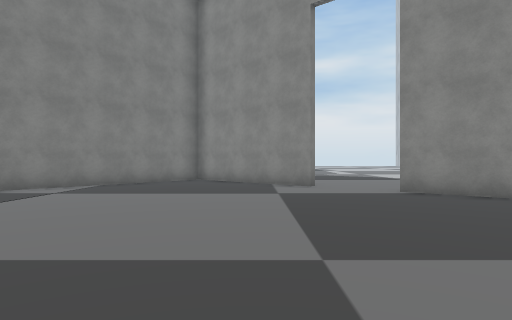
view 1 (above)

18 first-person views from a walk through a Unity game level. The camera is 1.5 m above the floor, looks level and sees 75° across. The floor is counted in squares, 2 m on a side. Each view is taken from the middle of a square. On the plan, view 1 faces up. The plan holds only what a view shows up to about 11 squares ahead; the rest is blank. The place goes on beyond the plan. The player character is not drawn. Some surface patterns are stand-ins.

view 2
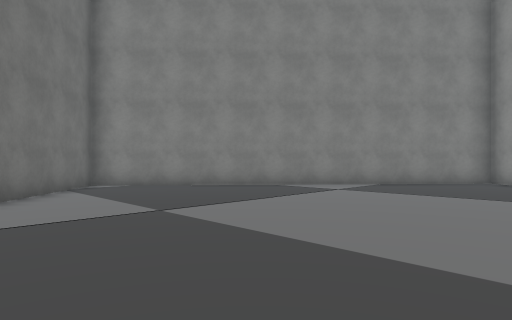

view 3
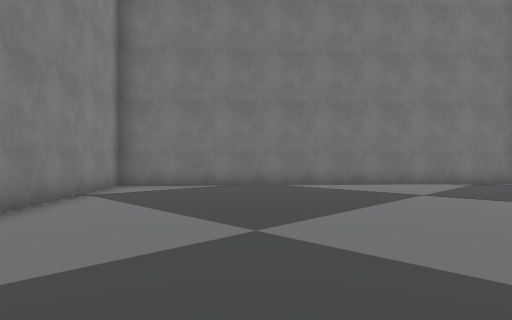

view 4
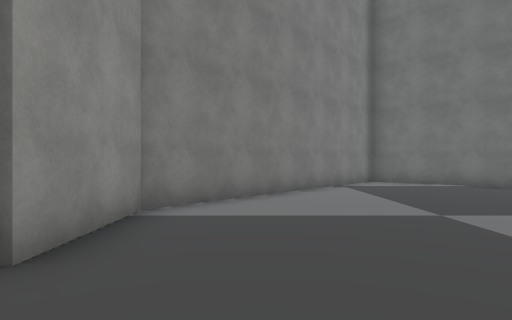

view 5
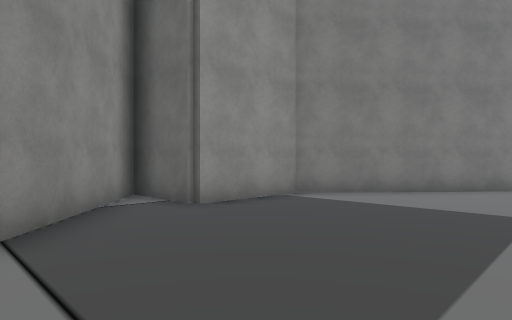

view 6
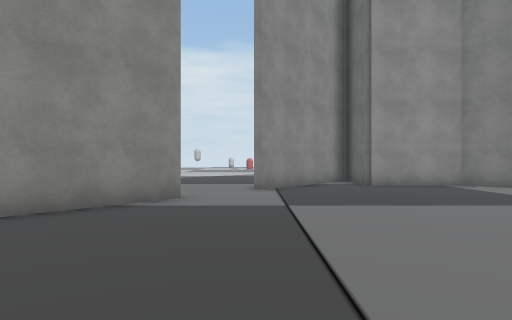

view 7
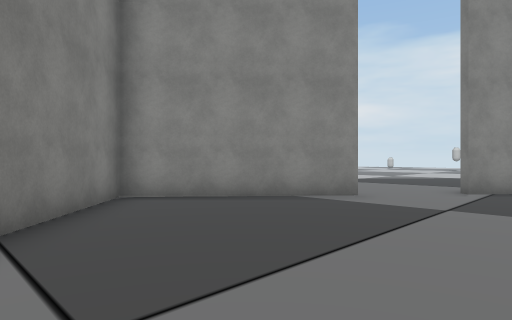

view 8
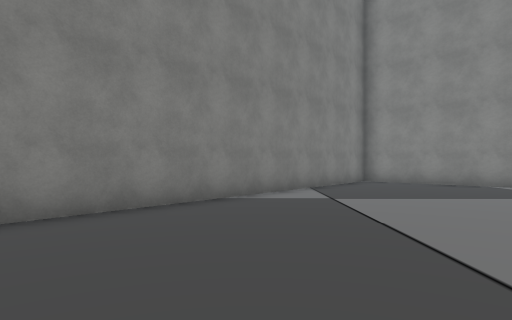

view 9
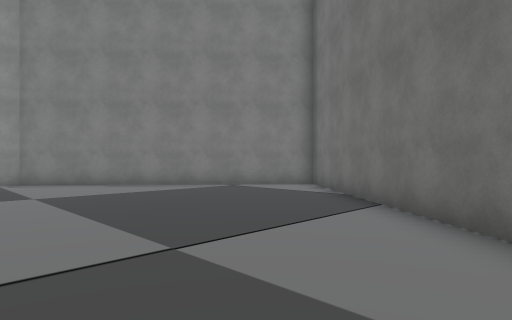

view 10
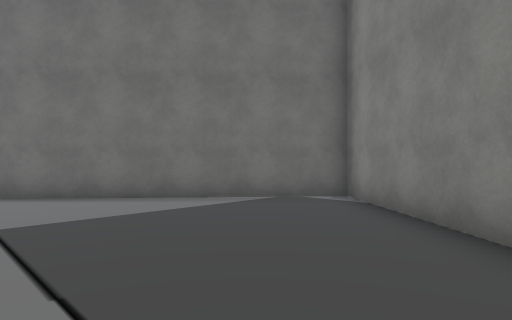

view 11
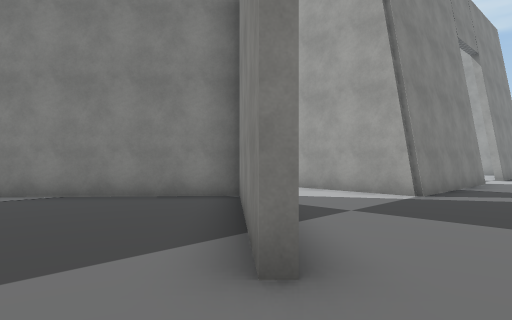

view 12
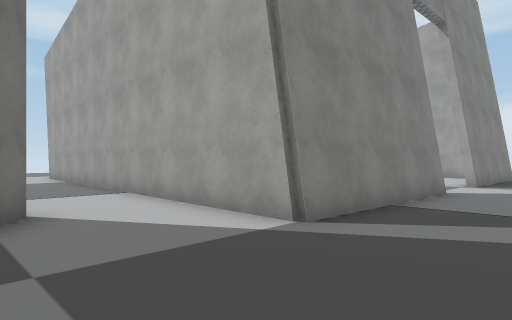

view 13
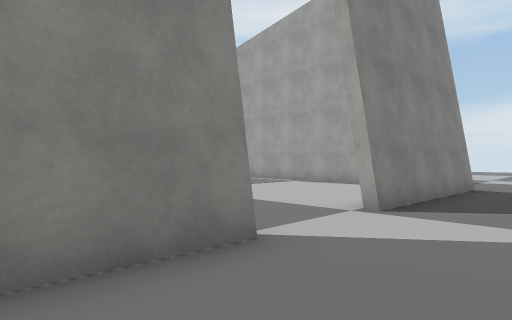

view 14
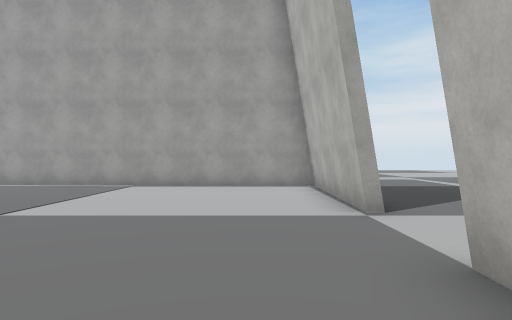

view 15
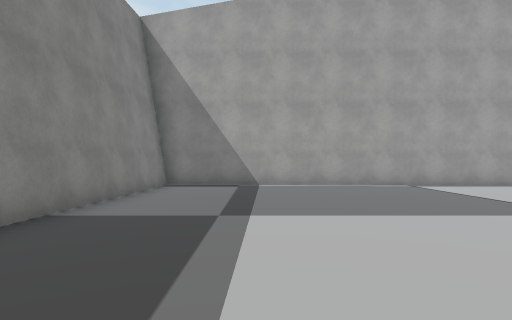

view 16
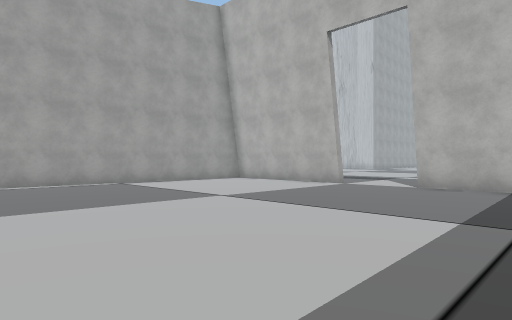

view 17
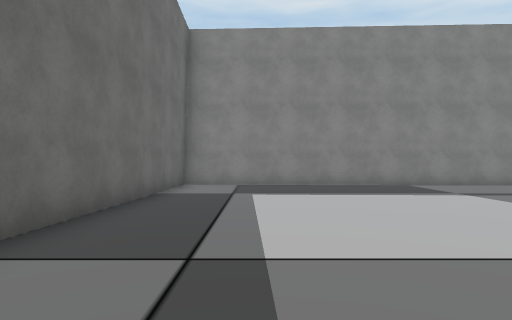

view 18
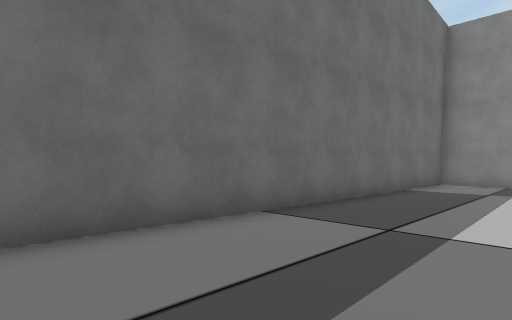

### Floor plan
Points are (right, up) in squares from view 1. A wall is a line through its corners. A room is listed if a view was taken in it or the views show most of it. See-through windows are left out.
Room 1 (views 1, 2, 3, 4, 5, 6, 7, 8, 9, 10, 11)
walls: (1.6, 9.5) (-2.2, 12.7) (-10.2, 3.5) (-1, -4.6) (4.7, 2) (4.7, 4.7) (7, 4.8) (3.4, 7.9)
ways out: opening at (2, 9) to room 2
Room 2 (views 12, 13)
walls: (-2.2, 13) (-1.7, 12.6); (0.7, 20.4) (0.5, 15.2) (-9, 15.5); (0.9, 27.7) (0.8, 22.7) (0.5, 22.7)
ways out: opening at (2, 9) to room 1; opening at (1, 21.5) to room 3
Room 3 (views 14, 15, 16, 17, 18)
walls: (0.5, 22.7) (0.6, 27.7) (-11.8, 28.1) (-12.2, 15.8) (-1.4, 15.5); (0.3, 18.1) (0.4, 20.4)
ways out: opening at (1, 21.5) to room 2

Positions as (right, up) in squares from view 1, and headings:
1: (0, 0), facing up
2: (0, 0), facing up-left
3: (3, 5), facing down-left
4: (3, 7), facing down
5: (0, 8), facing down-right
6: (-5, 8), facing right
7: (-5, 6), facing up-right
8: (-6, 1), facing up
9: (-7, 4), facing down-right
10: (-4, 7), facing down-left
11: (3, 8), facing up-left
12: (3, 12), facing up-left
13: (3, 18), facing up-left
14: (-1, 18), facing up
15: (-9, 18), facing up
16: (-9, 17), facing up-right
17: (-2, 18), facing left
18: (-1, 19), facing down-left
